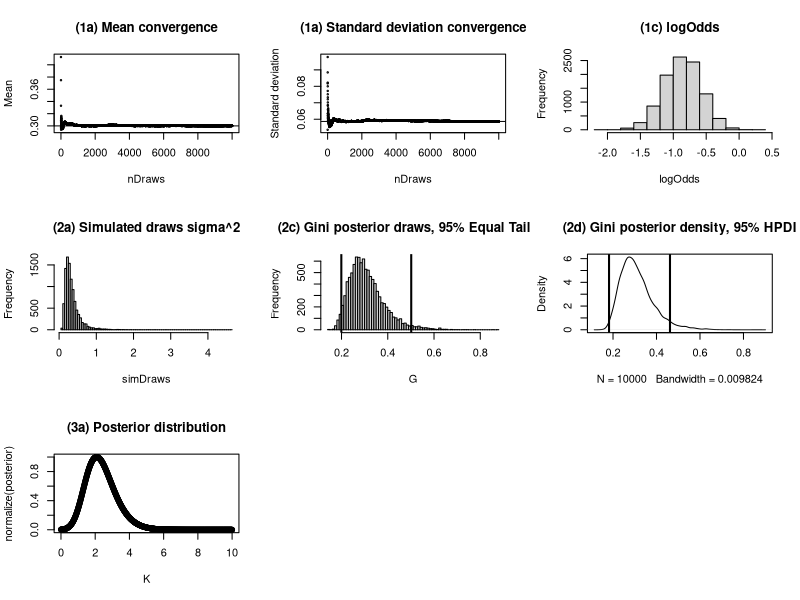

Write R code to recreate this figure.
# Lab1

# --- Assignment 1 ---
alpha = 5
beta = 5
s = 13
trials = 50
nDraws = 10000
newAlpha = (alpha + s)
newBeta = (beta + trials - s)

# 1a
par(mfrow=c(3,3))

trueMean = newAlpha / (newAlpha + newBeta)

rnd = rbeta(nDraws, newAlpha, newBeta)

plot(cumsum(rnd) / seq_along(rnd), cex = 0.3, main = "(1a) Mean convergence",
     xlab = "nDraws", ylab = "Mean")

abline(h = trueMean)

trueSD = sqrt((newAlpha * newBeta) / 
                (((newAlpha+newBeta)^2)*(newAlpha+newBeta+1)))

x <- c()
for (index in 1:nDraws)
{
  x <- c(x, sd(rnd[1:index]))
}
plot(x, cex = 0.3, main = "(1a) Standard deviation convergence",
     xlab = "nDraws", ylab = "Standard deviation")
abline(h = trueSD)

# 1b
postProb <- sum(rnd < 0.3)/nDraws
exactProb <- pbeta(0.3, newAlpha, newBeta)
cat(" Postprob", postProb, "\n", "Exact prob", exactProb)

# 1c
#library(rcompanion)
logOdds <- log(rnd/(1-rnd))
#plotNormalHistogrm(logOdds)
hist(logOdds, main="(1c) logOdds")



# --- Assignment 2 ---
nDraws = 10000
my <- 3.5
obs <- c(33, 24, 48, 32, 55, 74, 23, 76, 17)
nObs = length(obs)

# 2a
rndChi <- rchisq(n=nDraws, df=nObs)
simDraws <- nObs * (sum((log(obs) - my)^2)/nObs) / rndChi # kanske (n-1) ???
hist(simDraws, 100, main="(2a) Simulated draws sigma^2")

# 2b
G <- 2 * pnorm(sqrt(simDraws)/sqrt(2), mean=0, sd=1) - 1

# 2c
sortG <- sort(G)
G_hi = sortG[nDraws*0.975]
G_lo = sortG[nDraws*0.025]
hist(G, 100, main="(2c) Gini posterior draws, 95% Equal Tail CI")
abline(v=G_lo, lwd=2)
abline(v=G_hi, lwd=2)

# 2d
denseG = density(G)
denseG$x = denseG$x[order(denseG$y, decreasing=FALSE)]
denseG$y = sort(denseG$y, decreasing=FALSE) # sortera båda samtidigt...
tot = sum(denseG$y)
cumSum = 0
i = 1
while ((cumSum / tot) < 0.05) {
  cumSum = cumSum + denseG$y[i]
  i = i + 1
}
interval = denseG$x[i:length(denseG$x)]
G_hi_HPDI = max(interval)
G_lo_HPDI = min(interval)

plot(density(G), main="(2d) Gini posterior density, 95% HPDI")
abline(v=G_hi_HPDI, lwd=2)
abline(v=G_lo_HPDI, lwd=2)


# --- Assignment 3 ---
obs = c(1.83, 2.02, 2.33, -2.79, 2.07, 2.02, -2.44, 2.14, 2.54, 2.23)
my <- 2.51

# 3a
K = seq(from=0, to=10, by=0.01)
prior = dexp(K, rate=1)

lh = c()
for (index in 1:length(K)) {
  lh[index] = prod(exp(K[index] * cos(obs - my)) / (2 * pi * besselI(K[index], nu=0)))
}

posterior = lh * prior

normalize <- function(x) {
  return ((x - min(x)) / (max(x) - min(x)))
}
plot(K, normalize(posterior), main="(3a) Posterior distribution")


#3b
maxPost = which.max(posterior)
cat(K[maxPost])

